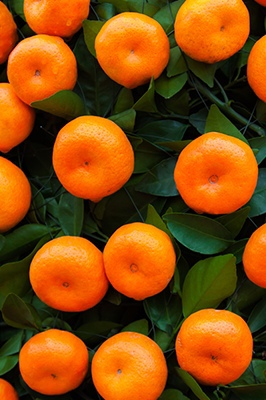
#> input picture lab5/img.jpg, 266 x 400 px
$ jupyter execute lab5.ipynb
#> lines starting #> are read from the running program, lines starting #| are printed output that depends on the picture; after the words box and inside, x2 and y2 are one past the last pixel; in counts of white or black regions, pixels touching at a corner belong together
[cell 1]
import sys
import matplotlib.pyplot as plt
import cv2 as cv
import numpy as np
from matplotlib import colors
from matplotlib.colors import hsv_to_rgb

[cell 2]
input_image = cv.imread('img.jpg')
#> input_image is the input picture: shape (400, 266, 3); mean B, G, R 13.4, 72.6, 132.4
plt.imshow(input_image)

[cell 3]
image = input_image
image_rgb = cv.cvtColor(input_image, cv.COLOR_BGR2RGB)
plt.imshow(image_rgb)

[cell 4]
image_hsv = cv.cvtColor(image_rgb, cv.COLOR_RGB2HSV)
#> image_hsv: shape (400, 266, 3); mean H, S, V 27.2, 213, 137.4
plt.imshow(image_hsv)

[cell 5]
r, g, b = cv.split(image_rgb)
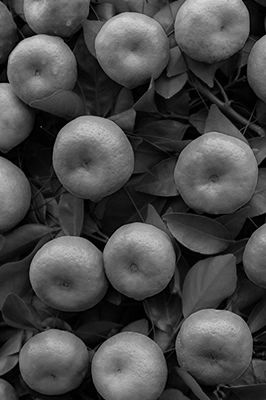
#> g: shape (400, 266); min 0, max 218, mean 72.6
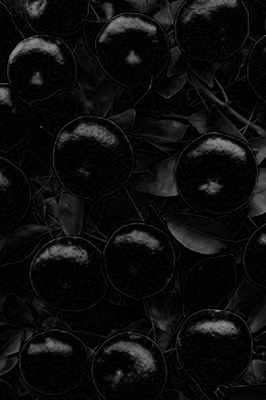
#> b: shape (400, 266); min 0, max 155, mean 13.4
fig = plt.figure()
axis = fig.add_subplot(1, 1, 1, projection="3d")
pixel_colors = image_rgb.reshape((np.shape(image_rgb)[0]*np.shape(image_rgb)[1], 3))
norm = colors.Normalize(vmin=-1.,vmax=1.)
norm.autoscale(pixel_colors)
pixel_colors = norm(pixel_colors).tolist()
#> pixel_colors = 106400 items
axis.scatter(r.flatten(), g.flatten(), b.flatten(), facecolors=pixel_colors, marker=".")
axis.set_xlabel("Red")
axis.set_ylabel("Green")
axis.set_zlabel("Blue")
plt.show()

[cell 6]
# МАСКИ
lower_blue = (0,50,50)
upper_blue =(90,255,255)
lo_square = np.full((10, 10, 3), lower_blue, dtype=np.uint8) / 255.0
do_square = np.full((10, 10, 3), upper_blue, dtype=np.uint8) / 255.0

plt.subplot(2, 2, 1)
plt.imshow(hsv_to_rgb(lo_square))
plt.subplot(2, 2, 2)
plt.imshow(hsv_to_rgb(do_square))
plt.subplot(2, 2, 3)
plt.imshow(lo_square)
plt.subplot(2, 2, 4)
plt.imshow(do_square)
plt.show()

[cell 7]
mask = cv.inRange(image_hsv, lower_blue, upper_blue)
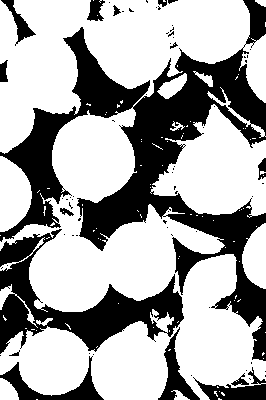
#> mask: shape (400, 266); 65.5% white; 70 black regions (54 under 20 px), largest, box (x1, y1, x2, y2) and area: (0, 0, 266, 361) 24614, (0, 229, 184, 354) 7602, (0, 356, 104, 400) 1265
result = cv.bitwise_and(image_rgb, image_rgb, mask=mask)

plt.figure(figsize=(15,20))
plt.subplot(1, 3, 1)
plt.imshow(image_rgb)
plt.subplot(1, 3, 2)
plt.imshow(mask, cmap="gray")
plt.subplot(1, 3, 3)
plt.imshow(result)
plt.show()

[cell 8]
image_hsv = cv.cvtColor(result, cv.COLOR_RGB2HSV)
#> image_hsv: shape (400, 266, 3); mean H, S, V 13.3, 148.7, 129.5
plt.imshow(image_hsv)

[cell 9]
h, s, v = cv.split(image_hsv)
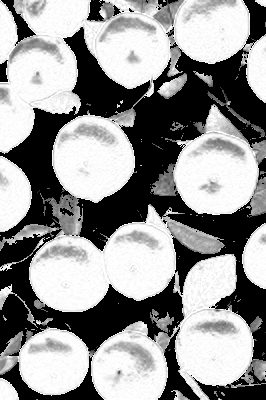
#> s: shape (400, 266); min 0, max 255, mean 148.7
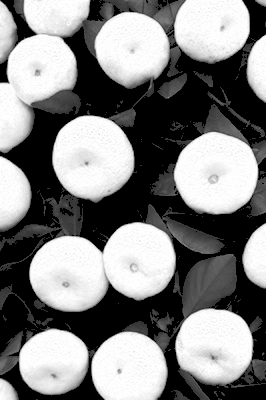
#> v: shape (400, 266); min 0, max 255, mean 129.5
fig = plt.figure()
axis = fig.add_subplot(1, 1, 1, projection="3d")

axis.scatter(h.flatten(), s.flatten(), v.flatten(), facecolors=pixel_colors, marker=".")
axis.set_xlabel("Hue")
axis.set_ylabel("Saturation")
axis.set_zlabel("Value")
plt.show()
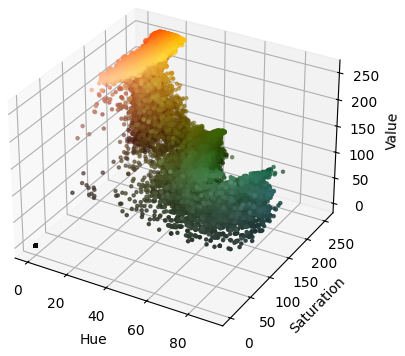
#> figure drawn by matplotlib, 1 panel

[cell 10]
lower_blue = (0,180,0)
upper_blue =(40,255,255)
lo_square = np.full((10, 10, 3), lower_blue, dtype=np.uint8) / 255.0
do_square = np.full((10, 10, 3), upper_blue, dtype=np.uint8) / 255.0

plt.subplot(2, 2, 1)
plt.imshow(hsv_to_rgb(lo_square))
plt.subplot(2, 2, 2)
plt.imshow(hsv_to_rgb(do_square))
plt.subplot(2, 2, 3)
plt.imshow(lo_square)
plt.subplot(2, 2, 4)
plt.imshow(do_square)
plt.show()
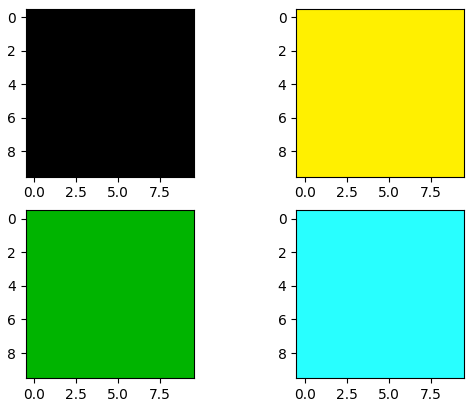
#> figure drawn by matplotlib, 4 panels

[cell 11]
mask = cv.inRange(image_hsv, lower_blue, upper_blue)
#> mask: shape (400, 266); 53.2% white; 73 black regions (52 under 20 px), largest, box (x1, y1, x2, y2) and area: (0, 0, 266, 400) 45298, (0, 0, 58, 63) 975, (87, 0, 122, 22) 491
result_two = cv.bitwise_and(result, result, mask=mask)
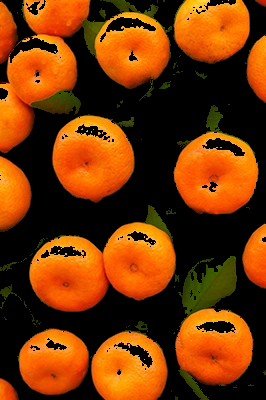
#> result_two: shape (400, 266, 3); mean R, G, B 114.7, 53.4, 4.9

plt.figure(figsize=(15,20))
plt.subplot(1, 3, 1)
plt.imshow(result)
plt.subplot(1, 3, 2)
plt.imshow(mask, cmap="gray")
plt.subplot(1, 3, 3)
plt.imshow(result_two)
plt.show()

[cell 12]
x,y,channels = result_two.shape
#> x = 400; y = 266; channels = 3
converted_image = np.zeros((x,y,channels),dtype=np.uint8)
converted_image[:, :, 0] = np.where(result_two[:, :, 0] <1,255, result_two[:, :, 0])
converted_image[:, :, 1] = np.where(result_two[:, :, 1] <1,255, result_two[:, :, 1])
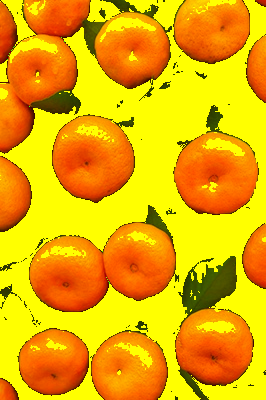
#> converted_image: shape (400, 266, 3); mean R, G, B 233.9, 172.7, 0
converted_image[:, :, 2] = np.where(result_two[:, :, 2] <1,255, result_two[:, :, 2])
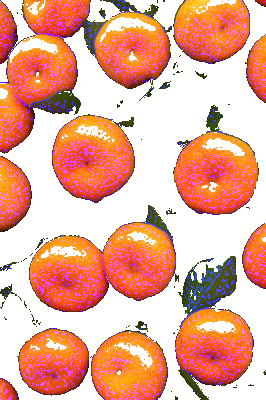
#> converted_image: shape (400, 266, 3); mean R, G, B 233.9, 172.7, 153

[cell 13]
print(converted_image.shape)
#| (400, 266, 3)
plt.imshow(converted_image)
plt.show()

[cell 14]
cv.imwrite("result.jpg", converted_image)
#> Out = True
